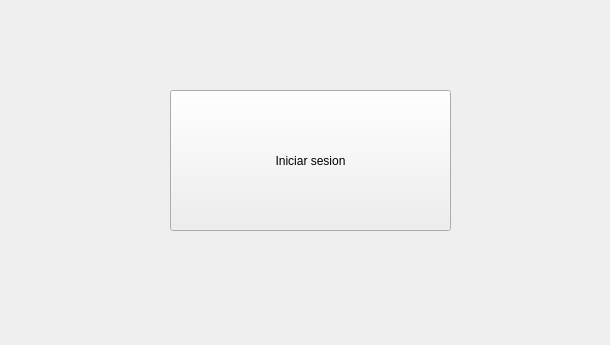
<?xml version="1.0" encoding="UTF-8"?>
<ui version="4.0">
 <class>MainWindow</class>
 <widget class="QMainWindow" name="MainWindow">
  <property name="geometry">
   <rect>
    <x>0</x>
    <y>0</y>
    <width>610</width>
    <height>345</height>
   </rect>
  </property>
  <property name="windowTitle">
   <string>VentanaPrincipal</string>
  </property>
  <widget class="QWidget" name="centralwidget">
   <widget class="QPushButton" name="botongr">
    <property name="geometry">
     <rect>
      <x>170</x>
      <y>90</y>
      <width>281</width>
      <height>141</height>
     </rect>
    </property>
    <property name="text">
     <string>Iniciar sesion</string>
    </property>
    <property name="icon">
     <iconset>
      <normaloff>mic.jpg</normaloff>
      <normalon>mic.jpg</normalon>mic.jpg</iconset>
    </property>
    <property name="iconSize">
     <size>
      <width>30</width>
      <height>30</height>
     </size>
    </property>
   </widget>
   <widget class="QLabel" name="label1">
    <property name="geometry">
     <rect>
      <x>180</x>
      <y>250</y>
      <width>231</width>
      <height>20</height>
     </rect>
    </property>
    <property name="text">
     <string/>
    </property>
   </widget>
  </widget>
 </widget>
 <resources/>
 <connections/>
</ui>
